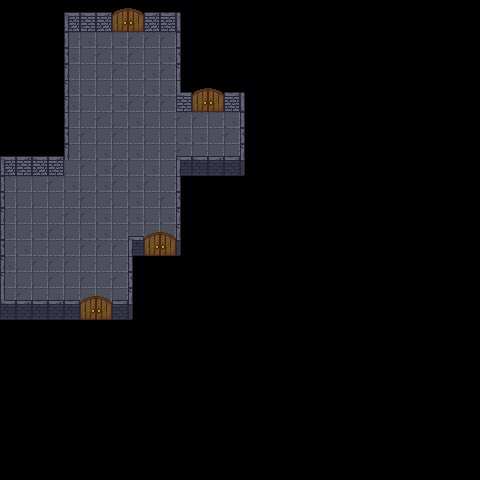

Below is a game level as drawn by its tile map, then a one-line description and the .tmx file that defines it, in full:
An orthogonal 30x30 tile map with 16x16 px tiles, 2 tile layers (Tile Layer 2, Tile Layer 1), 3 tilesets.

<map version="1.10" tiledversion="1.10.2" orientation="orthogonal" renderorder="right-down" width="30" height="30" tilewidth="16" tileheight="16" infinite="0" nextlayerid="4" nextobjectid="1">
 <tileset firstgid="1" source="Walls.tsx" />
 <tileset firstgid="118" source="Floor.tsx" />
 <tileset firstgid="122" source="DoubleDoor.tsx" />
 <layer id="3" name="Tile Layer 2" width="30" height="30">
  <data encoding="csv">
0,0,0,0,0,0,0,0,0,0,0,0,0,0,0,0,0,0,0,0,0,0,0,0,0,0,0,0,0,0,
0,0,0,0,0,0,0,0,0,0,0,0,0,0,0,0,0,0,0,0,0,0,0,0,0,0,0,0,0,0,
0,0,0,0,119,118,0,0,0,0,0,0,0,0,0,0,0,0,0,0,0,0,0,0,0,0,0,0,0,0,
0,0,0,0,118,119,0,0,0,0,0,0,0,0,0,0,0,0,0,0,0,0,0,0,0,0,0,0,0,0,
0,0,0,0,120,119,0,0,0,0,0,0,0,0,0,0,0,0,0,0,0,0,0,0,0,0,0,0,0,0,
0,0,0,0,118,118,0,0,0,0,0,0,0,0,0,0,0,0,0,0,0,0,0,0,0,0,0,0,0,0,
0,0,0,0,118,120,0,0,0,0,0,0,0,0,0,0,0,0,0,0,0,0,0,0,0,0,0,0,0,0,
0,0,0,0,119,119,0,0,0,0,0,0,0,0,0,0,0,0,0,0,0,0,0,0,0,0,0,0,0,0,
0,0,0,0,119,121,0,0,0,0,0,0,0,0,0,0,0,0,0,0,0,0,0,0,0,0,0,0,0,0,
0,0,0,0,119,120,0,0,0,0,0,121,119,120,119,0,0,0,0,0,0,0,0,0,0,0,0,0,0,0,
0,0,0,0,0,0,0,0,0,0,0,0,0,0,0,0,0,0,0,0,0,0,0,0,0,0,0,0,0,0,
121,0,0,0,0,0,0,0,0,0,0,0,0,0,0,0,0,0,0,0,0,0,0,0,0,0,0,0,0,0,
120,0,0,0,0,0,0,0,0,0,0,0,0,0,0,0,0,0,0,0,0,0,0,0,0,0,0,0,0,0,
119,0,0,0,0,0,0,0,0,0,0,0,0,0,0,0,0,0,0,0,0,0,0,0,0,0,0,0,0,0,
118,0,0,0,0,0,0,0,118,118,120,0,0,0,0,0,0,0,0,0,0,0,0,0,0,0,0,0,0,0,
119,0,0,0,0,0,0,0,0,0,0,0,0,0,0,0,0,0,0,0,0,0,0,0,0,0,0,0,0,0,
118,0,0,0,0,0,0,0,0,0,0,0,0,0,0,0,0,0,0,0,0,0,0,0,0,0,0,0,0,0,
121,0,0,120,119,119,120,0,0,0,0,0,0,0,0,0,0,0,0,0,0,0,0,0,0,0,0,0,0,0,
120,121,119,118,119,118,120,119,0,0,0,0,0,0,0,0,0,0,0,0,0,0,0,0,0,0,0,0,0,0,
0,0,0,0,0,0,0,0,0,0,0,0,0,0,0,0,0,0,0,0,0,0,0,0,0,0,0,0,0,0,
0,0,0,0,0,0,0,0,0,0,0,0,0,0,0,0,0,0,0,0,0,0,0,0,0,0,0,0,0,0,
0,0,0,0,0,0,0,0,0,0,0,0,0,0,0,0,0,0,0,0,0,0,0,0,0,0,0,0,0,0,
0,0,0,0,0,0,0,0,0,0,0,0,0,0,0,0,0,0,0,0,0,0,0,0,0,0,0,0,0,0,
0,0,0,0,0,0,0,0,0,0,0,0,0,0,0,0,0,0,0,0,0,0,0,0,0,0,0,0,0,0,
0,0,0,0,0,0,0,0,0,0,0,0,0,0,0,0,0,0,0,0,0,0,0,0,0,0,0,0,0,0,
0,0,0,0,0,0,0,0,0,0,0,0,0,0,0,0,0,0,0,0,0,0,0,0,0,0,0,0,0,0,
0,0,0,0,0,0,0,0,0,0,0,0,0,0,0,0,0,0,0,0,0,0,0,0,0,0,0,0,0,0,
0,0,0,0,0,0,0,0,0,0,0,0,0,0,0,0,0,0,0,0,0,0,0,0,0,0,0,0,0,0,
0,0,0,0,0,0,0,0,0,0,0,0,0,0,0,0,0,0,0,0,0,0,0,0,0,0,0,0,0,0,
0,0,0,0,0,0,0,0,0,0,0,0,0,0,0,0,0,0,0,0,0,0,0,0,0,0,0,0,0,0
</data>
 </layer>
 <layer id="1" name="Tile Layer 1" width="30" height="30">
  <data encoding="csv">
0,0,0,0,5,5,6,122,123,6,7,8,0,0,0,0,0,0,0,0,0,0,0,0,0,0,0,0,0,0,
0,0,0,0,79,14,15,126,127,15,16,17,0,0,0,0,0,0,0,0,0,0,0,0,0,0,0,0,0,0,
0,0,0,0,26,27,120,118,121,121,121,26,0,0,0,0,0,0,0,0,0,0,0,0,0,0,0,0,0,0,
0,0,0,0,35,36,121,118,121,119,118,35,0,0,0,0,0,0,0,0,0,0,0,0,0,0,0,0,0,0,
0,0,0,0,44,45,120,121,119,118,121,44,0,0,0,0,0,0,0,0,0,0,0,0,0,0,0,0,0,0,
0,0,0,0,44,45,119,118,120,118,118,68,122,123,7,8,0,0,0,0,0,0,0,0,0,0,0,0,0,0,
0,0,0,0,44,45,119,118,121,121,121,14,126,127,16,17,18,0,0,0,0,0,0,0,0,0,0,0,0,0,
0,0,0,0,26,27,121,120,118,120,119,121,121,119,118,26,27,0,0,0,0,0,0,0,0,0,0,0,0,0,
0,0,0,0,35,36,120,121,119,120,119,118,118,119,121,35,36,0,0,0,0,0,0,0,0,0,0,0,0,0,
5,6,5,6,44,45,118,119,118,119,119,5,5,6,7,44,45,0,0,0,0,0,0,0,0,0,0,0,0,0,
79,14,15,16,120,121,118,121,120,118,119,94,50,51,52,53,0,0,0,0,0,0,0,0,0,0,0,0,0,0,
26,120,119,121,118,120,118,121,118,121,119,26,0,0,0,0,0,0,0,0,0,0,0,0,0,0,0,0,0,0,
35,120,120,119,119,121,119,120,118,119,121,35,0,0,0,0,0,0,0,0,0,0,0,0,0,0,0,0,0,0,
44,120,119,119,121,121,118,119,118,120,118,44,0,0,0,0,0,0,0,0,0,0,0,0,0,0,0,0,0,0,
26,119,118,121,120,118,118,119,5,122,123,44,0,0,0,0,0,0,0,0,0,0,0,0,0,0,0,0,0,0,
35,118,119,119,120,121,121,121,94,126,127,53,0,0,0,0,0,0,0,0,0,0,0,0,0,0,0,0,0,0,
44,120,121,121,121,119,119,119,26,0,0,0,0,0,0,0,0,0,0,0,0,0,0,0,0,0,0,0,0,0,
44,120,120,121,120,121,119,121,35,0,0,0,0,0,0,0,0,0,0,0,0,0,0,0,0,0,0,0,0,0,
67,6,7,6,7,122,123,7,44,0,0,0,0,0,0,0,0,0,0,0,0,0,0,0,0,0,0,0,0,0,
50,51,50,51,50,126,127,52,53,0,0,0,0,0,0,0,0,0,0,0,0,0,0,0,0,0,0,0,0,0,
0,0,0,0,0,0,0,0,0,0,0,0,0,0,0,0,0,0,0,0,0,0,0,0,0,0,0,0,0,0,
0,0,0,0,0,0,0,0,0,0,0,0,0,0,0,0,0,0,0,0,0,0,0,0,0,0,0,0,0,0,
0,0,0,0,0,0,0,0,0,0,0,0,0,0,0,0,0,0,0,0,0,0,0,0,0,0,0,0,0,0,
0,0,0,0,0,0,0,0,0,0,0,0,0,0,0,0,0,0,0,0,0,0,0,0,0,0,0,0,0,0,
0,0,0,0,0,0,0,0,0,0,0,0,0,0,0,0,0,0,0,0,0,0,0,0,0,0,0,0,0,0,
0,0,0,0,0,0,0,0,0,0,0,0,0,0,0,0,0,0,0,0,0,0,0,0,0,0,0,0,0,0,
0,0,0,0,0,0,0,0,0,0,0,0,0,0,0,0,0,0,0,0,0,0,0,0,0,0,0,0,0,0,
0,0,0,0,0,0,0,0,0,0,0,0,0,0,0,0,0,0,0,0,0,0,0,0,0,0,0,0,0,0,
0,0,0,0,0,0,0,0,0,0,0,0,0,0,0,0,0,0,0,0,0,0,0,0,0,0,0,0,0,0,
0,0,0,0,0,0,0,0,0,0,0,0,0,0,0,0,0,0,0,0,0,0,0,0,0,0,0,0,0,0
</data>
 </layer>
</map>
